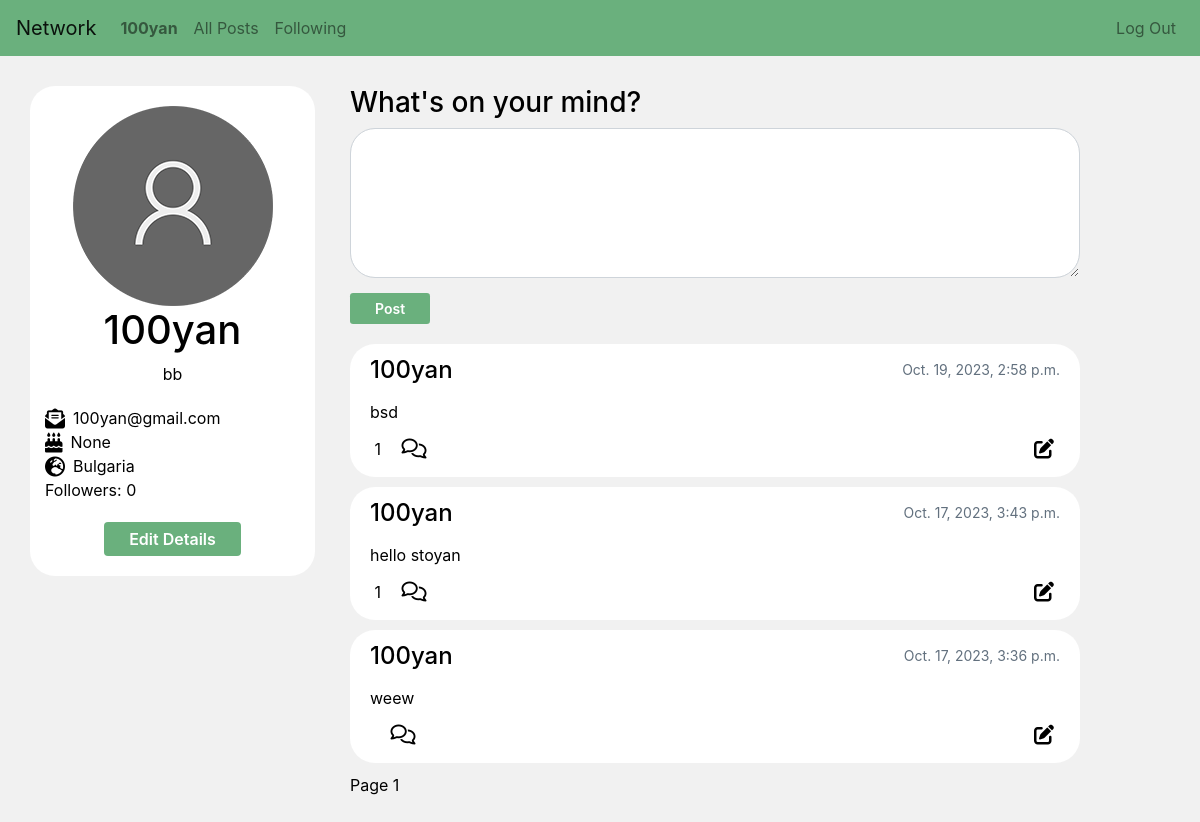
The app's page /user/2 (signed in) with its own data.
### network/models.py (models this page shows, shortened)
class User(AbstractUser):
    following = models.ManyToManyField('self', related_name='followers', blank=True)
    birthday = models.DateField(blank=True, null=True)
    nationality = CountryField(null=True)
    profile_pic = models.ImageField(upload_to="profile_pics", default='profile_pics/default.png')
    description = models.TextField(max_length=600, null=True)
    followed_by = models.IntegerField(blank=True, null=True, default=0)

class Post(models.Model):
    author = models.ForeignKey(User, on_delete=models.CASCADE)
    post = models.CharField(max_length=400)
    timestamp = models.DateTimeField(auto_now_add=True, blank=True)
    likes = models.ManyToManyField(User, related_name="liked_posts", default=0)
    def likes_count(self) -> int:
        return self.likes.all().count()

### network/views.py (the view, shortened to what this page needs)
# urls.py: path('user/<int:id>', views.user_profile, name='user'),
def user_profile(request, id):
    active_user = User.objects.get(pk=request.user.id)
    user = User.objects.get(pk=id)
    post_list = Post.objects.filter(author=user).order_by('-timestamp')
    comments = Comment.objects.filter(post__in=post_list).order_by("-timestamp")
    p = Paginator(post_list, 10)
    page = request.GET.get('page')
    posts = p.get_page(page)
    context = {
        'profile': user,
        'posts': posts,
        'all_comments': comments,
        'create_post': PostForm,
        'add_comment': CommentForm,
        'user_details': UserDetails
    }
    try:
        context['follows'] = status
    except UnboundLocalError:
        pass
    return render(request, 'network/user_profile.html', context)

### network/templates/network/user_profile.html (shortened to what this page needs)
{% extends 'network/layout.html' %}
{% block body %}
<div class="container" id="default-view">
    <div class="row">
        <div class="col-lg-3 profile">
            <div id="profile-heading">
                <img id="user-profile-pic"src="{{ profile.profile_pic.url }}" alt="profile picture">
                <h1>{{ profile }}</h1>
                <span id="user-description">{{ profile.description }}</span>
            </div>
                <div id="profile-details">
                    <i class="fa-solid fa-envelope-open-text fa-lg mr-2"></i>{{ profile.email }}
                    <span id="user-birthday"><i class="fa-solid fa-cake-candles fa-lg mr-2"></i>{{ profile.birthday }}</span>
                    <span id="user-nationality"><i class="fa-solid fa-earth-europe fa-lg mr-2"></i>{{ profile.nationality.name }}</span>
                    <span id="user-followers">Followers: {{ profile.followed_by }}</span>
                </div>
            {% if user.id != profile.id %}
            {% if follows == 'Follow' %}
                    <button class='btn btn-primary' data-profile-id='{{ profile.id }}' id="follow">Unfollow</button>
                {% else %}
                    <button class='btn btn-primary' data-profile-id='{{ profile.id }}' id="follow">Follow</button>
                {% endif %}
            {% else %}
                <button class='btn btn-primary' data-profile-id='{{ profile.id }}' id="edit-profile">Edit Details</button>
            {% endif %}
        </div>
        <div class="col-lg-8">
            <div class="form">
                <h3>What's on your mind?</h3>
                <form method="POST">
                    {{ create_post }}
                    <input type="submit" class='btn btn-sm btn-primary' name="new_post" value="Post">
                </form>
            </div>
            {% include "network/content.html" %}
        </div>
    </div>
</div>
{% endblock %}

### network/templates/network/layout.html (shortened to what this page needs)
{% load static %}
<!DOCTYPE html>
<html lang="en">
    <head>
        <link rel="stylesheet" href="https://stackpath.bootstrapcdn.com/bootstrap/4.4.1/css/bootstrap.min.css">
        <link href="{% static 'network/styles.css' %}" rel="stylesheet">
    </head>
    <body>
        <nav class="navbar navbar-expand-lg navbar-light">
            <a class="navbar-brand" href="{% url 'index' %}">Network</a>
            <div class="collapse navbar-collapse">
              <ul class="navbar-nav mr-auto mt-2 mt-lg-0">
                {% if user.is_authenticated %}
                    <li class="nav-item">
                        <a class="nav-link" href="{% url 'user' id=user.id %}"><strong>{{ user.username }}</strong></a>
                    </li>
                {% endif %}
                <li class="nav-item">
                    <a class="nav-link" href="{% url 'index' %}">All Posts</a>
                </li>
                {% if user.is_authenticated %}
                    <li class="nav-item">
                        <a class="nav-link" href="{% url 'following' %}">Following</a>
                    </li>
                {% endif %}
            </ul>
            <ul class="navbar-nav mr-right mt-2 mt-lg-0">
               {% if user.is_authenticated %}
                    <li class="nav-item">
                        <a class="nav-link" href="{% url 'logout' %}">Log Out</a>
                    </li>
                {% endif %}
            </ul>
            </div>
          </nav>
        <div class="body">
            {% block body %}
            {% endblock %}
        </div>
    </body>
</html>

### network/templates/network/content.html (shortened to what this page needs)
{% if posts %}
    {% for post in posts %}
    <div class="single-post">
        <div class="post-contents">
            <div class="post-heading">
                <a id='author' href="{% url 'user' id=post.author.id %}">{{ post.author }}</a>
                <p>{{ post.timestamp }}</p>
            </div>
            <div id="post-text">{{post.post}}</div>
            <div class="interactions">
                <div class="interaction-left">
                    {% if post.likes_count > 0 %}
                        <span id="num-likes">{{ post.likes_count }}</span>
                    {% else %}
                        <span id="num-likes" hidden>{{ post.likes_count }}</span>
                    {% endif %}
                    <button id="comment" class="interaction"><i class="fa-regular fa-comments fa-lg"></i></button>
                </div>
                <div class="interactions-right">
                    {% if user == post.author %}
                        <button id="edit" class="interaction"><i class="fa-solid fa-pen-to-square fa-lg"></i></button>
                    {% endif %}
                </div>
            </div>
        </div>
    </div>
    {% endfor %}
{% endif %}
Page {{ posts.number }}

### network/static/network/styles.css (style rules this page uses)
body { background-color: #f1f1f1; color: black; }
ul { list-style-type: none; padding: 0; margin: 0; }
.navbar { background-color: #6AB07D; }
.profile span { display: block; }
#profile-heading { margin: 10px 0 20px; }
#profile-details { text-align: left; }
#follow, #edit-profile { margin: 20px; }
a:any-link { color: black; }
.btn-primary { padding: 5px 25px; background-color: #6AB07D; font-weight: 600; border: none; }
#like, #comment, #edit { border: none; background-color: transparent; }
#comment { margin-left: 10px; }
.profile { background-color: #ffffff; border-radius: 25px; margin-right: 20px; text-align: center; height: fit-content; }
#user-profile-pic { margin-top: 10px; }
#new-post { padding: 15px; background-color: #ffffff; }
.container { margin: 30px auto; }
.form { margin-bottom: 20px; }
.form form .form-control { border-radius: 25px; height: 150px; margin-bottom: 15px; }
.single-post { background-color: #ffffff; border-radius: 25px; padding: 8px 20px 15px; margin-bottom: 10px; }
.post-contents .post-heading { display: flex; justify-content: space-between; margin-bottom: 12px; }
#post-text { margin-bottom: 12px; text-wrap: wrap; word-wrap: break-word; }
#author { font-size: 24px; font-weight: 500; }
.post-heading p { font-size: 14px; color: #62707e; line-height:36px; padding: 0; margin: 0; vertical-align: middle; }
.interactions { display: flex; justify-content: space-between; }
.interaction-left { display: block; }

### records on screen
User: username "100yan", profile_pic (placeholder picture), description "bb", email "100yan@gmail.com", birthday "None", nationality.name "Bulgaria", followed_by "0"
Post: author "100yan", timestamp "Oct. 19, 2023, 2:58 p.m.", post "bsd", likes_count "1"
Post: author "100yan", timestamp "Oct. 17, 2023, 3:43 p.m.", post "hello stoyan", likes_count "1"
Post: author "100yan", timestamp "Oct. 17, 2023, 3:36 p.m.", post "weew"

### other values on screen
{{ posts.number }} "1"
